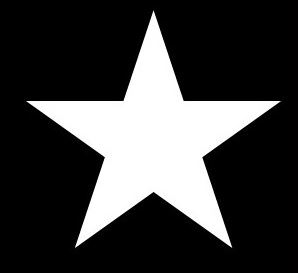
#> input picture openCV/image/9.JPG, 298 x 273 px, found by its file name
$ python cv-21-1.py   (older library calls are emulated)
#> lines starting #> are read from the running program, lines starting #| are printed output that depends on the picture; after the words box and inside, x2 and y2 are one past the last pixel; in counts of white or black regions, pixels touching at a corner belong together
import numpy as np
import cv2

def contours():
    img = cv2.imread('image/9.jpg')
#> img is the input picture: shape (273, 298, 3); mean B, G, R 62.2, 62.1, 62.2
    imgray = cv2.cvtColor(img, cv2.COLOR_BGR2GRAY)

    ret, thr = cv2.threshold(imgray, 127, 255, 0)
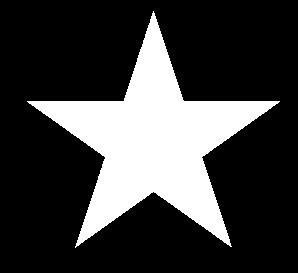
#> thr: shape (273, 298); 24.4% white; 1 white region
    _,contours, _ = cv2.findContours(thr, cv2.RETR_TREE, cv2.CHAIN_APPROX_SIMPLE)
#> contours = 1 contour; box (x1, y1, x2, y2) and area: (27, 11, 280, 248) 19389

    cnt = contours[0]
#> cnt = contour of 423 points, box (x1, y1, x2, y2) (27, 11, 280, 248), area 19389

    hull = cv2.convexHull(cnt)
#> hull = [[279, 101], [231, 246], [75, 247], [27, 101], [153, 11]]
    cv2.drawContours(img, [hull], 0, (0,0,255), 2)
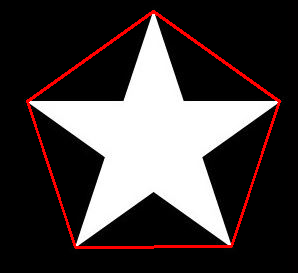
#> img: shape (273, 298, 3); 2.89% of pixels changed, all inside (x1, y1, x2, y2) = (26, 10, 281, 249)

    hull = cv2.convexHull(cnt, returnPoints = False)
#> hull = [362, 258, 167, 61, 0]
    # defects에 반환된 값
    # convexHull 을 이루는 시작인덱스 , 다음으로 연결되는 인덱스,
    # 시작인덱스와 연결부분 인덱스를 연결한 직선과 가장 멀리 있는 contour 위의 점
    defects = cv2.convexityDefects(cnt, hull)
#> defects = [[362, 0, 363, 14136], [0, 61, 60, 14285], [61, 167, 106, 14492], [167, 258, 212, 14208], [258, 362, 317, 14451]]

    for i in range(defects.shape[0]):
        sp, ep, fp, dist = defects[i, 0]
        start = tuple(cnt[sp][0])
        end = tuple(cnt[ep][0])
        farthest = tuple(cnt[fp][0])

        cv2.circle(img, farthest, 5, (0,255,0), -1)
#> this loop made 5 passes
#> (sp, ep, fp, dist, start, end, farthest) on passes 1 to 5: (362, 0, 363, 14136, (279, 101), (153, 11), (184, 101)), (0, 61, 60, 14285, (153, 11), (27, 101), (123, 101)), (61, 167, 106, 14492, (27, 101), (75, 247), (105, 157)), (167, 258, 212, 14208, (75, 247), (231, 246), (153, 191)), (258, 362, 317, 14451, (231, 246), (279, 101), (201, 157))
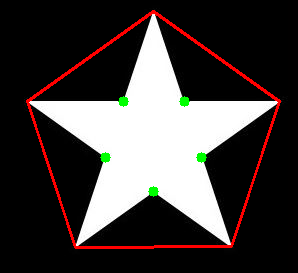
#> img: shape (273, 298, 3); 0.5% of pixels changed, all inside (x1, y1, x2, y2) = (100, 96, 207, 197)
    cv2.imshow('defects', img)
    cv2.waitKey(0)
    cv2.destroyAllWindows()

contours()
